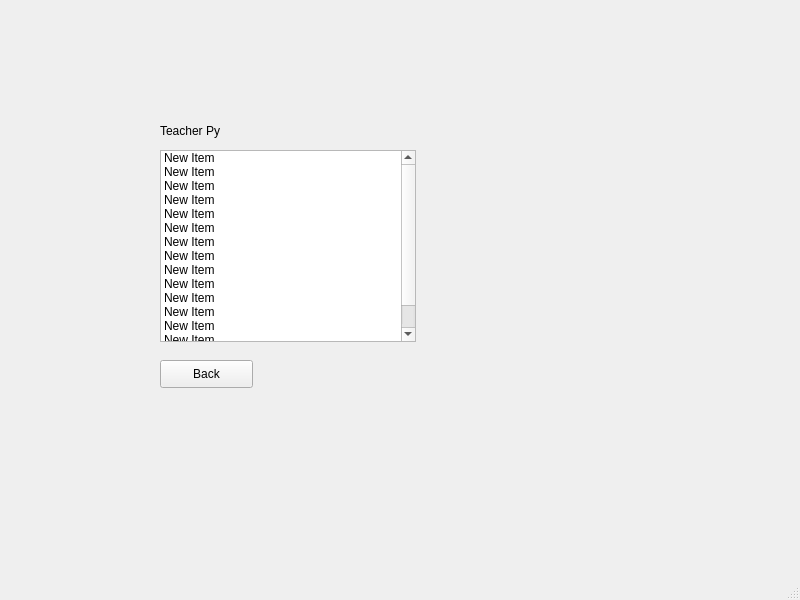
<?xml version="1.0" encoding="UTF-8"?>
<ui version="4.0">
 <class>MainWindow</class>
 <widget class="QMainWindow" name="MainWindow">
  <property name="geometry">
   <rect>
    <x>0</x>
    <y>0</y>
    <width>800</width>
    <height>600</height>
   </rect>
  </property>
  <property name="windowTitle">
   <string>MainWindow</string>
  </property>
  <widget class="QWidget" name="centralwidget">
   <widget class="QLabel" name="teacher_py">
    <property name="geometry">
     <rect>
      <x>160</x>
      <y>120</y>
      <width>81</width>
      <height>21</height>
     </rect>
    </property>
    <property name="text">
     <string>Teacher Py</string>
    </property>
   </widget>
   <widget class="QListWidget" name="student_py">
    <property name="geometry">
     <rect>
      <x>160</x>
      <y>150</y>
      <width>256</width>
      <height>192</height>
     </rect>
    </property>
    <item>
     <property name="text">
      <string>New Item</string>
     </property>
    </item>
    <item>
     <property name="text">
      <string>New Item</string>
     </property>
    </item>
    <item>
     <property name="text">
      <string>New Item</string>
     </property>
    </item>
    <item>
     <property name="text">
      <string>New Item</string>
     </property>
    </item>
    <item>
     <property name="text">
      <string>New Item</string>
     </property>
    </item>
    <item>
     <property name="text">
      <string>New Item</string>
     </property>
    </item>
    <item>
     <property name="text">
      <string>New Item</string>
     </property>
    </item>
    <item>
     <property name="text">
      <string>New Item</string>
     </property>
    </item>
    <item>
     <property name="text">
      <string>New Item</string>
     </property>
    </item>
    <item>
     <property name="text">
      <string>New Item</string>
     </property>
    </item>
    <item>
     <property name="text">
      <string>New Item</string>
     </property>
    </item>
    <item>
     <property name="text">
      <string>New Item</string>
     </property>
    </item>
    <item>
     <property name="text">
      <string>New Item</string>
     </property>
    </item>
    <item>
     <property name="text">
      <string>New Item</string>
     </property>
    </item>
    <item>
     <property name="text">
      <string>New Item</string>
     </property>
    </item>
   </widget>
   <widget class="QPushButton" name="btn_back">
    <property name="geometry">
     <rect>
      <x>160</x>
      <y>360</y>
      <width>93</width>
      <height>28</height>
     </rect>
    </property>
    <property name="text">
     <string>Back</string>
    </property>
   </widget>
  </widget>
  <widget class="QMenuBar" name="menubar">
   <property name="geometry">
    <rect>
     <x>0</x>
     <y>0</y>
     <width>800</width>
     <height>26</height>
    </rect>
   </property>
  </widget>
  <widget class="QStatusBar" name="statusbar"/>
 </widget>
 <resources/>
 <connections/>
</ui>
